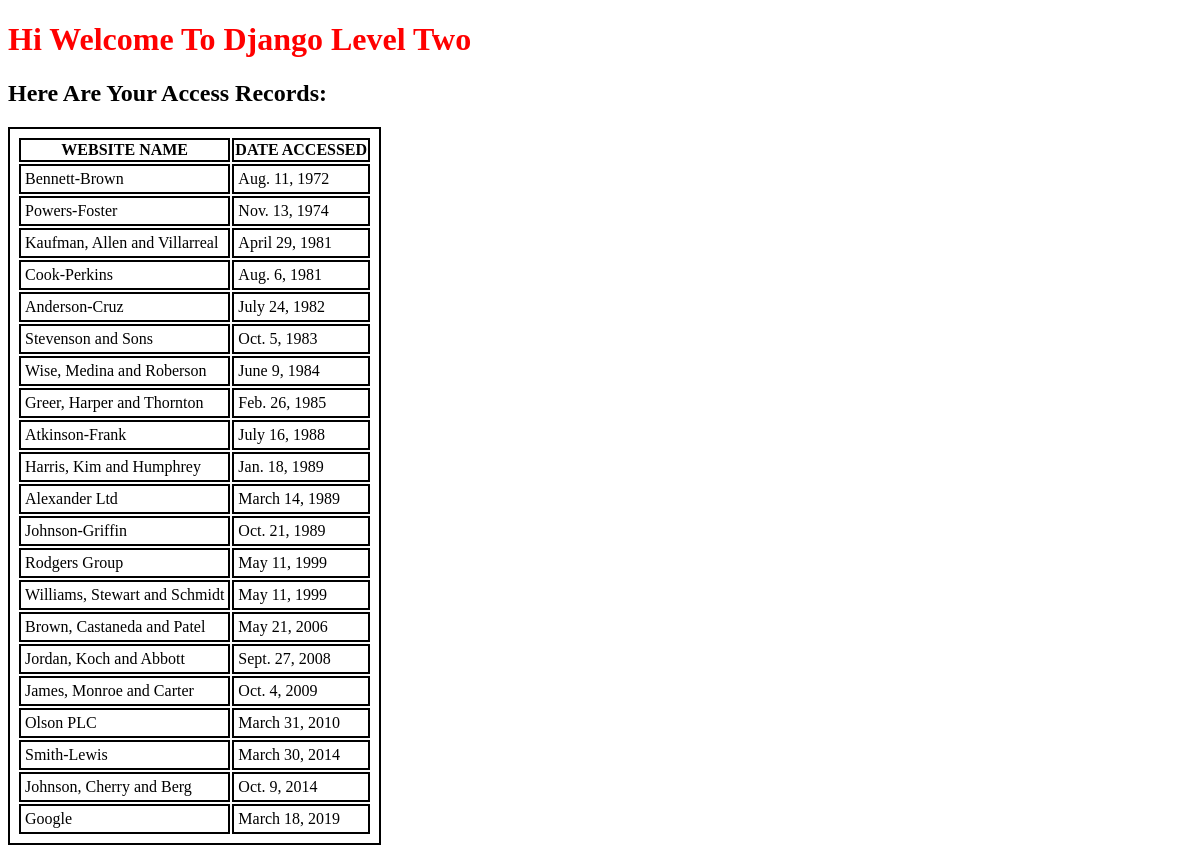
The page / on the database its author committed.
### first_app/models.py (models this page shows, shortened)
class AccessRecord(models.Model):
    name = models.ForeignKey(Webpage,on_delete=models.CASCADE)
    date = models.DateField()

class Webpage(models.Model):
    topic = models.ForeignKey(Topic,on_delete=models.CASCADE)
    name = models.CharField(max_length=264, unique=True)
    url = models.URLField(unique=True)
    def __str__(self):
        return self.name

### first_app/views.py (the view)
# urls.py: url(r'^$',views.index,name='index'),
def index(request):
    web_list=AccessRecord.objects.order_by('date')
    date_dict={'access_records':web_list}
    return render(request,'first_app/index.html',context=date_dict)

### templates/first_app/index.html (shortened to what this page needs)
<!doctype html>
{% load staticfiles %}
<html lang="en">
<head>
    <link rel="stylesheet" href="{% static "css/mystyle.css"%}"/>
</head>
<body>
    <h1>Hi Welcome To Django Level Two</h1>
    <h2>Here Are Your Access Records:</h2>
    <div class="djangotwo">
        {% if access_records %}
        <table>
            <thead>
            <th>WEBSITE NAME</th>
            <th>DATE ACCESSED</th>
            </thead>
            {% for acc in access_records %}
        <tr>
            <td>{{acc.name}}</td>
            <td>{{acc.date}}</td>
        </tr>
        {% endfor %}
        </table>
        {% else %}
        <p>no access record found!</p>
        {% endif %}
    </div>
</body>
</html>

### static/css/mystyle.css (style rules this page uses)
h1 { color:red;font-weight:bold; }
table,th,td { border:2px solid black; }
table { padding:7px; }
td { padding:4px; }

### rows shown on the page
AccessRecord: name "Bennett-Brown", date "Aug. 11, 1972"
AccessRecord: name "Powers-Foster", date "Nov. 13, 1974"
AccessRecord: name "Kaufman, Allen and Villarreal", date "April 29, 1981"
AccessRecord: name "Cook-Perkins", date "Aug. 6, 1981"
AccessRecord: name "Anderson-Cruz", date "July 24, 1982"
AccessRecord: name "Stevenson and Sons", date "Oct. 5, 1983"
AccessRecord: name "Wise, Medina and Roberson", date "June 9, 1984"
AccessRecord: name "Greer, Harper and Thornton", date "Feb. 26, 1985"
AccessRecord: name "Atkinson-Frank", date "July 16, 1988"
AccessRecord: name "Harris, Kim and Humphrey", date "Jan. 18, 1989"
AccessRecord: name "Alexander Ltd", date "March 14, 1989"
AccessRecord: name "Johnson-Griffin", date "Oct. 21, 1989"
AccessRecord: name "Rodgers Group", date "May 11, 1999"
AccessRecord: name "Williams, Stewart and Schmidt", date "May 11, 1999"
AccessRecord: name "Brown, Castaneda and Patel", date "May 21, 2006"
AccessRecord: name "Jordan, Koch and Abbott", date "Sept. 27, 2008"
AccessRecord: name "James, Monroe and Carter", date "Oct. 4, 2009"
AccessRecord: name "Olson PLC", date "March 31, 2010"
AccessRecord: name "Smith-Lewis", date "March 30, 2014"
AccessRecord: name "Johnson, Cherry and Berg", date "Oct. 9, 2014"
AccessRecord: name "Google", date "March 18, 2019"
